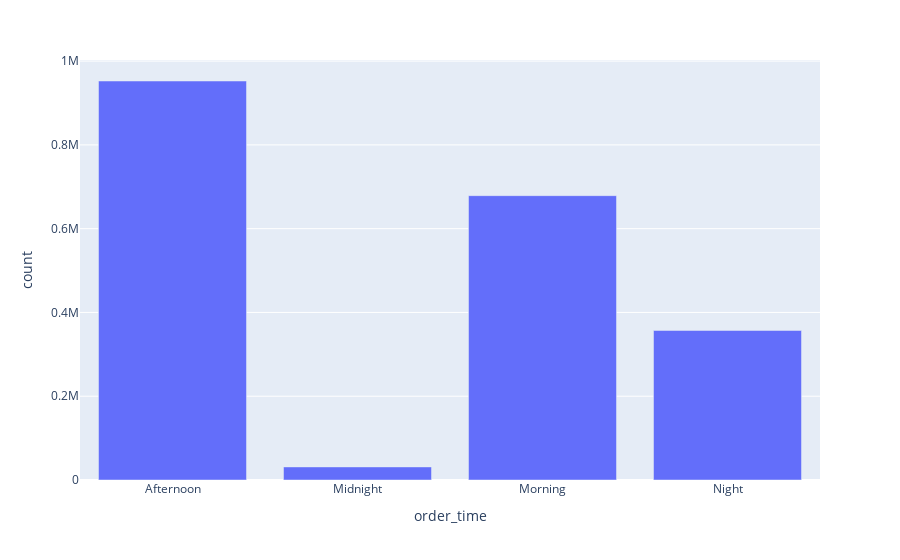

Source (notebook cell):
### Code cell
order_place_time = data.groupby("order_time")["user_id"].agg(["count"]).reset_index()
fig = ex.bar(order_place_time, x="order_time", y="count")
fig.show()

### Figure 1 — Plotly figure (JSON) as saved in the notebook; plotly's stock layout.template omitted (floating-point values rounded to 4 significant figures)
{"data": [{"alignmentgroup": "True", "hovertemplate": "order_time=%{x}<br>count=%{y}<extra></extra>", "legendgroup": "", "marker": {"color": "#636efa", "pattern": {"shape": ""}}, "name": "", "offsetgroup": "", "orientation": "v", "showlegend": false, "textposition": "auto", "type": "bar", "x": ["Afternoon", "Midnight", "Morning", "Night"], "xaxis": "x", "y": [952505, 31237, 678767, 356992], "yaxis": "y"}], "layout": {"barmode": "relative", "legend": {"tracegroupgap": 0}, "margin": {"t": 60}, "xaxis": {"anchor": "y", "domain": [0, 1], "title": {"text": "order_time"}}, "yaxis": {"anchor": "x", "domain": [0, 1], "title": {"text": "count"}}}}
